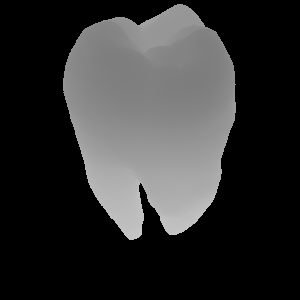

Write Python code to recreate this figure.
#!/usr/bin/env python

# Demonstrate GPU volume ray casting with user-defined fragment shader replacements for depth coloring.

import os

import vtkmodules.vtkInteractionStyle  # noqa: F401
import vtkmodules.vtkRenderingOpenGL2  # noqa: F401
import vtkmodules.vtkRenderingVolumeOpenGL2  # noqa: F401

from vtkmodules.vtkCommonCore import VTK_LINEAR_INTERPOLATION
from vtkmodules.vtkCommonDataModel import vtkPiecewiseFunction
from vtkmodules.vtkIOImage import vtkNrrdReader
from vtkmodules.vtkRenderingCore import (
    vtkColorTransferFunction,
    vtkRenderWindow,
    vtkRenderWindowInteractor,
    vtkRenderer,
    vtkShaderProperty,
    vtkVolume,
    vtkVolumeProperty,
)
from vtkmodules.vtkRenderingVolume import vtkGPUVolumeRayCastMapper

data_dir = os.environ.get("VPE_DATA_DIR", os.path.dirname(os.path.abspath(__file__)))

# Read NRRD volume data
reader = vtkNrrdReader()
reader.SetFileName(os.path.join(data_dir, "tooth.nhdr"))
reader.Update()

scalar_range = reader.GetOutput().GetScalarRange()

# Volume property with shading
volume_property = vtkVolumeProperty()
volume_property.ShadeOn()
volume_property.SetInterpolationType(VTK_LINEAR_INTERPOLATION)

# Color transfer function
color_tf = vtkColorTransferFunction()
color_tf.AddRGBPoint(0, 0.0, 0.0, 0.0)
color_tf.AddRGBPoint(510, 0.4, 0.4, 1.0)
color_tf.AddRGBPoint(640, 1.0, 1.0, 1.0)
color_tf.AddRGBPoint(scalar_range[1], 0.9, 0.1, 0.1)

# Opacity transfer function
opacity_tf = vtkPiecewiseFunction()
opacity_tf.AddPoint(0, 0.00)
opacity_tf.AddPoint(510, 0.00)
opacity_tf.AddPoint(640, 0.5)
opacity_tf.AddPoint(scalar_range[1], 0.4)

volume_property.SetScalarOpacity(opacity_tf)
volume_property.SetColor(color_tf)
volume_property.SetShade(1)

# GPU volume mapper
volume_mapper = vtkGPUVolumeRayCastMapper()
volume_mapper.SetInputConnection(reader.GetOutputPort())
volume_mapper.SetUseJittering(1)

# User shader replacements: color by depth of translucent voxel
shader_property = vtkShaderProperty()
shader_property.AddFragmentShaderReplacement(
    "//VTK::Base::Dec",
    True,
    "//VTK::Base::Dec"
    "\n bool l_updateDepth;"
    "\n vec3 l_opaqueFragPos;",
    False,
)
shader_property.AddFragmentShaderReplacement(
    "//VTK::Base::Init",
    True,
    "//VTK::Base::Init\n"
    "\n l_updateDepth = true;"
    "\n l_opaqueFragPos = vec3(0.0);",
    False,
)
shader_property.AddFragmentShaderReplacement(
    "//VTK::Base::Impl",
    True,
    "//VTK::Base::Impl"
    "\n    if(!g_skip && g_srcColor.a > 0.0 && l_updateDepth)"
    "\n      {"
    "\n      l_opaqueFragPos = g_dataPos;"
    "\n      l_updateDepth = false;"
    "\n      }",
    False,
)
shader_property.AddFragmentShaderReplacement(
    "//VTK::RenderToImage::Exit",
    True,
    "//VTK::RenderToImage::Exit"
    "\n  if (l_opaqueFragPos == vec3(0.0))"
    "\n    {"
    "\n    fragOutput0 = vec4(0.0);"
    "\n    }"
    "\n  else"
    "\n    {"
    "\n    vec4 depthValue = in_projectionMatrix * in_modelViewMatrix *"
    "\n                      in_volumeMatrix[0] * in_textureDatasetMatrix[0] *"
    "\n                      vec4(l_opaqueFragPos, 1.0);"
    "\n    depthValue /= depthValue.w;"
    "\n    fragOutput0 = vec4(vec3(0.5 * (gl_DepthRange.far -"
    "\n                       gl_DepthRange.near) * depthValue.z + 0.5 *"
    "\n                      (gl_DepthRange.far + gl_DepthRange.near)), 1.0);"
    "\n    }",
    False,
)

# Volume
volume = vtkVolume()
volume.SetShaderProperty(shader_property)
volume.SetMapper(volume_mapper)
volume.SetProperty(volume_property)

renderer = vtkRenderer()
renderer.AddVolume(volume)

render_window = vtkRenderWindow()
render_window.SetMultiSamples(0)
render_window.SetSize(300, 300)
render_window.AddRenderer(renderer)
render_window.SetWindowName("gpu ray cast user shader")

interactor = vtkRenderWindowInteractor()
interactor.SetRenderWindow(render_window)

# Scene
renderer.GetActiveCamera().Elevation(-60.0)
renderer.ResetCamera()
renderer.GetActiveCamera().Zoom(1.3)

interactor.Initialize()
interactor.Start()
